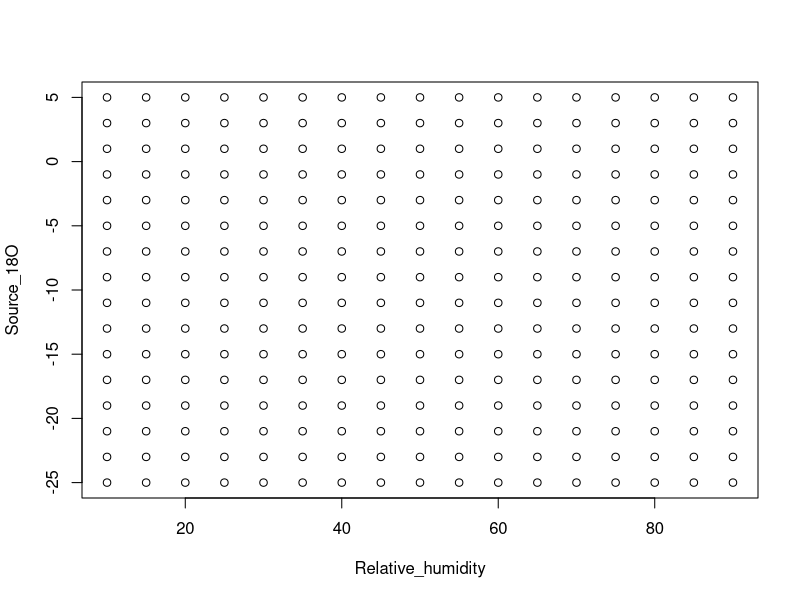
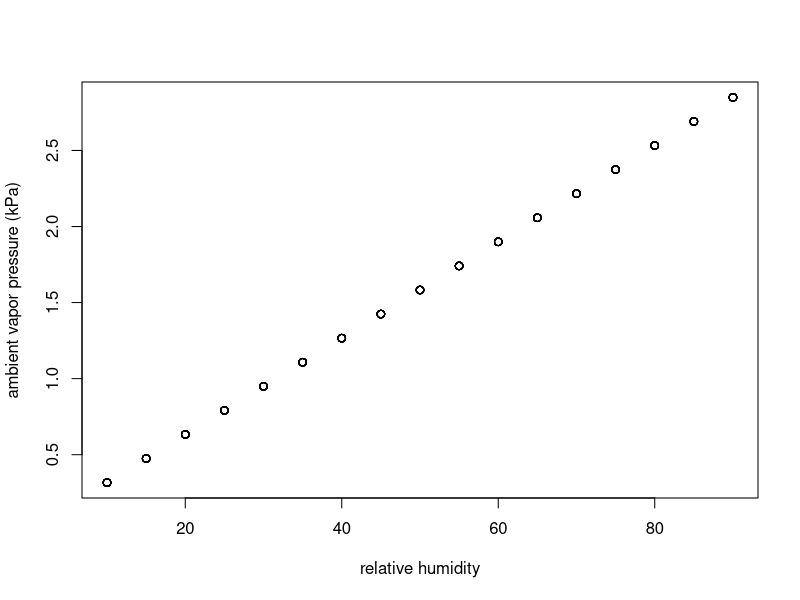
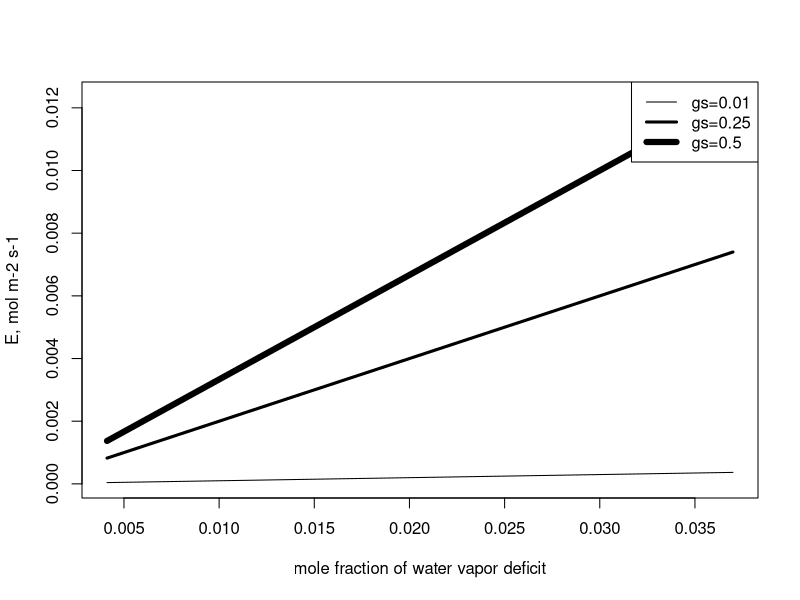
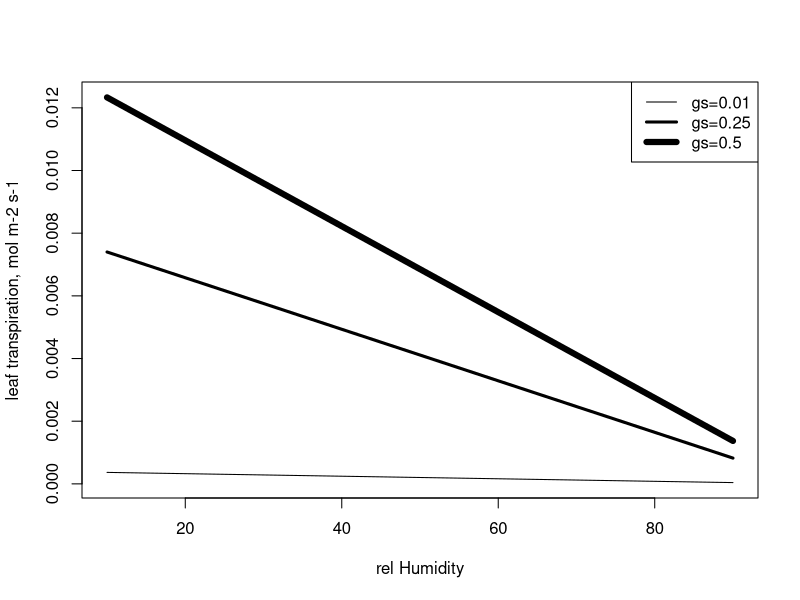
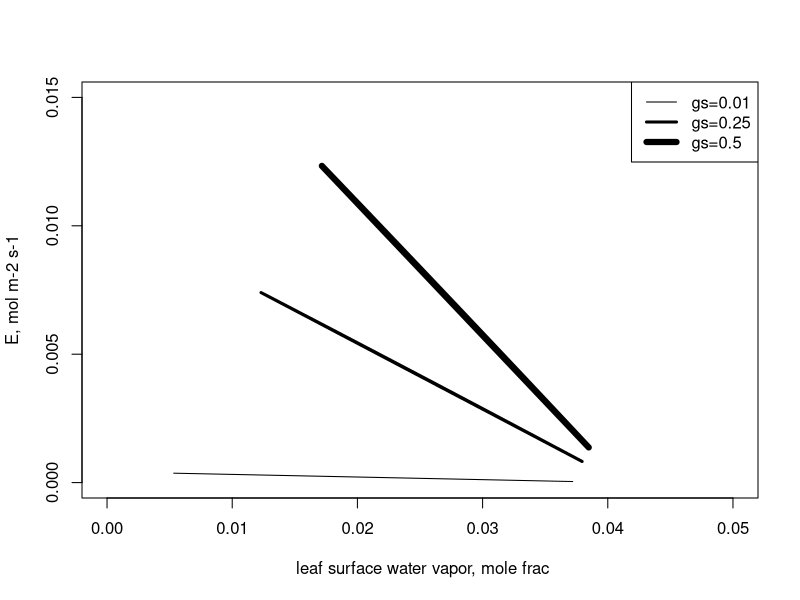
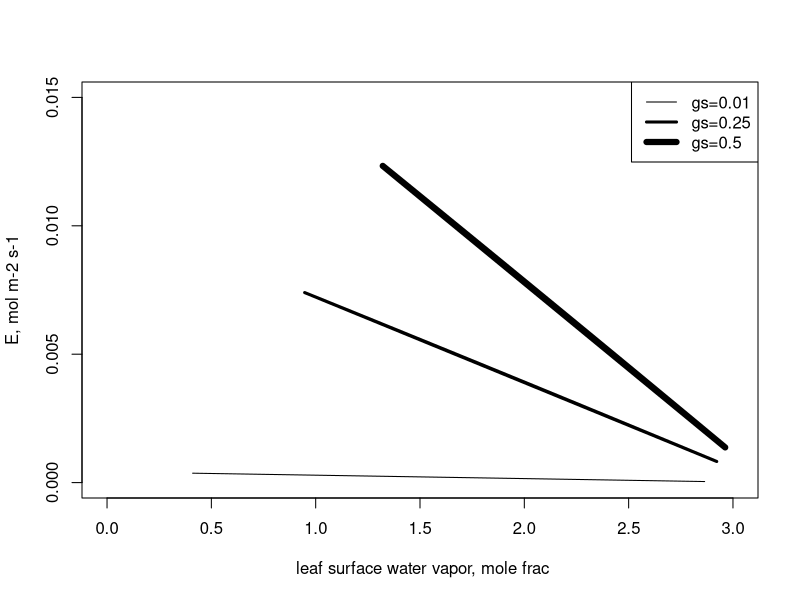

Write R code to recreate these figures, in order. (Note: this script raises an error after producing the figures.)
## ---- chunk 1
#library(dplyr)

relH <- seq(10, 90, by=5) # this is the vector of 17 different Relative humidities
water <-seq( -25, 5,by = 2) # this is the vector with  16 source water isotopic values.

RH_SOURCE <- merge(relH, water) # here we merge the two variables tofacilitate the calculations on each row of this object.

#Subset source water and RH combivations
Source_18O <- RH_SOURCE[,2]
Relative_humidity <- RH_SOURCE[,1]
## ---- chunk 2
plot(Relative_humidity, Source_18O)
## ---- chunk 3
# Constants -----------------
br <-1 # boundary layer resistance, considered reasonable value between 0.02 to 3    ak <- 1.0285	# alpha_kappa, Kinetic Fractionation 
akb <- 1.0189	# alpha_kappa_beta, Kinetic Fractionation boundary layer
rsmow <- 0.0020052 # Oxygen Isotope ratio from STANDARD	SMOV
epsilon_s <-27 # Autotrophic fractionation Sucrose	
epsilon_c <-27 # Autotrophic fractionation Cellulose
press_bar <-77 # barometric	pressure  (mmbar) This need to be changed for the pressure level
Ta <- 25 # In this exercise, we are using a constant temperature, air temp. (°C)  Assumption that Tleaf= Tair
## ---- chunk 4
water_vapor <-Source_18O +(-1*(1.137*(1000000/((Ta+273.15)^2))-0.4156*((1000/(Ta+273.15))-2.0667))) 

# "es" is the saturation vapor pressure (kPa) with air temp in this case at 25
es=(101325*exp((((-0.1299*(1-(373.16/(273.15 + Ta)))-0.6445)*
                   (1-(373.16/(273.15 + Ta)))-1.976)*(1-(373.16/(273.15 + Ta)))+13.3185)*(1-(373.16/(273.15 + Ta)))))/1000

# ea_v is the ambient vapor pressure (kPa)
RH_v <- RH_SOURCE[,1]
ea_v =(RH_v/100)*es
## ---- chunk 5
plot(RH_SOURCE[,1],ea_v, xlab = "relative humidity",ylab = "ambient vapor pressure (kPa)" )
## ---- chunk 6
# ei,  internal leaf vapor pressure (kPa) is es. ei=es,  because we assume that the vapor is saturated inside the leaf.
 ei=es

# g, total leaf conductance to water vapor (mol m-2 s-1) 
# this section is important becasue we are adding a new variable which we willl modify and add an other dimention to the sensitivity analysis,

gs <- c(0.01,0.25, 0.5)

#Total Conductance in mol
g = 1/(1/gs + 1/br) # or 1/(rs+rb)

# E_v_gs leaf transpiration (mol m-2 s-1) # barbour 2004
# this list contains 5 diferent combinations of gs  on a 16 different temperatures  for many RH and Source water.
E_v_gs <- list()
W_v_gs <- list() # dont know if we will use this

#this for loop will calculate the leaf transpiration and the W_v_gs for the 5 different gs
for(sto in 1:3){
  E_v_gs[[sto]]=((ei-ea_v)/press_bar)*g[sto] #(vpd*gs)=E
  W_v_gs[[sto]] <- ((ei-ea_v)/press_bar) # this is VPD? need to check on the units.
  }
# check the  structure of this new object.
str(E_v_gs)### list of model output based on 5 stomatal conductances,
## ---- chunk 7
plot(W_v_gs[[1]],E_v_gs[[1]],type="l", xlim = range(W_v_gs), range(E_v_gs),
     ylab="E, mol m-2 s-1", 
     xlab="mole fraction of water vapor deficit")
lines(W_v_gs[[2]],E_v_gs[[2]], lwd=3)
lines(W_v_gs[[3]],E_v_gs[[3]], lwd=6)

legend("topright", legend = c("gs=0.01","gs=0.25","gs=0.5" ), lwd = c(1,3,6))
## ---- chunk 8
plot(RH_SOURCE[,1],E_v_gs[[1]],type="l", xlim = c(10,90), range(E_v_gs), ylab="leaf transpiration, mol m-2 s-1", xlab="rel Humidity")
lines(RH_SOURCE[,1],E_v_gs[[2]], lwd=3)
lines(RH_SOURCE[,1],E_v_gs[[3]], lwd=6)
legend("topright", legend = c("gs=0.01","gs=0.25","gs=0.5" ), lwd = c(1,3,6))
## ---- chunk 9
wi=ei/press_bar #wi,  leaf water vapor, mole fraction
wa_v= ea_v/press_bar #wa, ambient water vapor, mole fraction


# ws_v_gs, leaf surface water vapor, mole frac Roden 2000, Ball (1987),
# this list contains 5 diferent combinations of gs for many RH and Source waters.

ws_v_gs <- list()
for(sto in 1:3){
  ws_v_gs[[sto]] =((gs[[sto]]*wi)-E_v_gs[[sto]]*(1-wi/2))/(gs[[sto]] - E_v_gs[[sto]]/2)

}
## ---- chunk 10
###  

plot(ws_v_gs[[1]],E_v_gs[[1]],type="l", xlim = c(0,0.05), ylim=c(0,0.015), ylab="E, mol m-2 s-1", xlab=" leaf surface water vapor, mole frac")
lines(ws_v_gs[[2]],E_v_gs[[2]], lwd=3)
lines(ws_v_gs[[3]],E_v_gs[[3]], lwd=6)

legend("topright", legend = c("gs=0.01","gs=0.25","gs=0.5" ), lwd = c(1,3,6))
## ---- chunk 11
# es vapor pressure at leaf surface (kPa)
esl_v_gs <- list()
for(sto in 1:3){
  esl_v_gs[[sto]]=ws_v_gs[[sto]]*press_bar
  }

plot(esl_v_gs[[1]],E_v_gs[[1]],type="l", xlim = c(0,3), ylim=c(0,0.015), ylab="E, mol m-2 s-1", xlab=" leaf surface water vapor, mole frac")
lines(esl_v_gs[[2]],E_v_gs[[2]], lwd=3)
lines(esl_v_gs[[3]],E_v_gs[[3]], lwd=6)

legend("topright", legend = c("gs=0.01","gs=0.25","gs=0.5" ), lwd = c(1,3,6))
## ---- chunk 12
# a*  **equilibrium fractionation at leaf temperature  
# The equilibrium fractionation factor, a* is temperature dependent 
# (see Majoube, 1971, J. Chim. Phys. 58:1423-1436), thus,
alpha_star =exp((1.137*1000/(273.15+Ta)^2)-(0.4156/(273.15+Ta))-0.0020667)

#R source O  isotope ratio, source water conversion to R notation
Rsource= rsmow*(1+Source_18O/1000)

#Ratm  Oxy  isotope ratio, atmosph  water vapor
Ratm= rsmow*(1+water_vapor/1000)

#R leaf model Oxyg  isotope ratio, leaf water GC
#### Leaf water enrichment  with diferent RH, Soueces and gs

Rleaf_v_gs <- list()
for(sto in 1:3){
  Rleaf_v_gs[[sto]] <- alpha_star*((ak*Rsource*
                              ((ei-esl_v_gs[[sto]])/ei))+
                             (akb*Rsource*(esl_v_gs[[sto]]-ea_v)/ei)+
                             (Ratm*ea_v/ei))
  }
## ---- chunk 13
#d18O leaf with CG so 3 Stomatal conductances  
#### Leaf water enrichment  with diferent RH, Soueces and GS
d18OL_gs <- list()
for(sto in 1:3){
  d18OL_gs[[sto]]=((Rleaf_v_gs[[sto]]/rsmow)-1)*1000 
}
## ---- chunk 14
plot(esl_v_gs[[1]][1:17],d18OL_gs[[1]][1:17],type="p", xlim = c(0,4), ylab="leaf water GC", xlab="vapor pressure at leaf surface (kPa)")
points(esl_v_gs[[2]][1:17],d18OL_gs[[2]][1:17], lwd=3)
points(esl_v_gs[[3]][1:17],d18OL_gs[[3]][1:17], lwd=6)

legend("topright", legend = c("gs=0.01","gs=0.25","gs=0.5" ), lwd = c(1,3,6))
## ---- chunk 15
## Plot with different source waters
# [1:13] is all RHs and  with source water of -25
plot(RH_v[1:17], d18OL_gs[[1]][1:17], type="l", ylim = c(-30,10))
lines(RH_v[1:17], d18OL_gs[[2]][1:17], lwd=3)
lines(RH_v[1:17], d18OL_gs[[3]][1:17], lwd=6)

legend("topright", legend = c("gs=0.01","gs=0.25","gs=0.5" ), lwd = c(1,3,6))
## ---- chunk 16

# Craig_Gordon model with different PEX
## on to the cellulose synthesis

F_0 <- c(0.33,0.42,0.55) # variable percentage of Exchage during Cellulose Synthesis
# here a double loop
d18O_cellulose <- list()
for(sto in 1:3){
  d18Oc_F_0 <- list()
  for (pe in 1:3){ # variable percentage of Exchage during Cellulose Synthesis
    d18Oc_F_0[[pe]] <- F_0[[pe]]*(Source_18O + epsilon_c) + (1 - F_0[[pe]]) * (d18OL_gs[[sto]]+ epsilon_c) 
  }
  names(d18Oc_F_0) <- c("gs=0.01","gs=0.25","gs=0.5" )
d18O_cellulose[[sto]] <- d18Oc_F_0
}
names(d18O_cellulose) <- c("fo=0.33","fo=0.42","fo=0.55" )
str(d18O_cellulose)  # here we see we just generate a list of 3 stomatal conductance variations and in each of those 3 diferent outputs using different Percentage of exchange during cellulose sinthesisi.

## ---- chunk 17

## set the fraction of the vector we liket to plot  
source1 <- RH_SOURCE[,2]==-25 # in this case we select the  positions  that  have a sorce water of -25 
source2 <- RH_SOURCE[,2]==1# in this case we select the  positions  that  have a sorce water of 1 


plot(RH_SOURCE[,1][source2],d18O_cellulose[["fo=0.55"]][["gs=0.01"]][source2], xlim =range(RH_SOURCE[,1]), ylim =range(unlist(d18O_cellulose)),  pch=19, xlab = "RH", ylab = "d18O") 

  points(RH_SOURCE[,1][source2],d18O_cellulose[["fo=0.55"]][["gs=0.25"]][source2], pch=2)
  points(RH_SOURCE[,1][source2],d18O_cellulose[["fo=0.55"]][["gs=0.5"]][source2])
  
  
  points(RH_SOURCE[,1][source2],d18O_cellulose[["fo=0.33"]][["gs=0.01"]][source2],  pch=19, col="red" )
  points(RH_SOURCE[,1][source2],d18O_cellulose[["fo=0.33"]][["gs=0.25"]][source2], pch=2, col="red" )
  points(RH_SOURCE[,1][source2],d18O_cellulose[["fo=0.33"]][["gs=0.5"]][source2], col="red" )

  points(RH_SOURCE[,1][source2],d18O_cellulose[["fo=0.42"]][["gs=0.01"]][source2],  pch=19, col="blue" )
  points(RH_SOURCE[,1][source2],d18O_cellulose[["fo=0.42"]][["gs=0.25"]][source2], pch=2, col="blue" )
  points(RH_SOURCE[,1][source2],d18O_cellulose[["fo=0.42"]][["gs=0.5"]][source2], col="blue" )

  points(RH_SOURCE[,1][source1],d18O_cellulose[["fo=0.55"]][["gs=0.01"]][source1],  pch=19, col="red" )
  points(RH_SOURCE[,1][source1],d18O_cellulose[["fo=0.55"]][["gs=0.25"]][source1], pch=2)
  points(RH_SOURCE[,1][source1],d18O_cellulose[["fo=0.55"]][["gs=0.5"]][source1])
  
  points(RH_SOURCE[,1][source1],d18O_cellulose[["fo=0.33"]][["gs=0.01"]][source1],  pch=19, col="red" )
  points(RH_SOURCE[,1][source1],d18O_cellulose[["fo=0.33"]][["gs=0.25"]][source1], pch=2, col="red" )
  points(RH_SOURCE[,1][source1],d18O_cellulose[["fo=0.33"]][["gs=0.5"]][source1], col="red" )

  points(RH_SOURCE[,1][source1],d18O_cellulose[["fo=0.42"]][["gs=0.01"]][source1],  pch=19, col="blue" )
  points(RH_SOURCE[,1][source1],d18O_cellulose[["fo=0.42"]][["gs=0.25"]][source1], pch=2, col="blue" )
  points(RH_SOURCE[,1][source1],d18O_cellulose[["fo=0.42"]][["gs=0.5"]][source1], col="blue" )
  
  
## ---- chunk 18
RH1 <- RH_SOURCE[,1]== 10 # in this case we select the  positions  that  have a sorce water of -25 
RH2 <- RH_SOURCE[,1]==90# in this case we select the  positions  that  have a sorce water of 1 


plot(RH_SOURCE[,2][RH2],d18O_cellulose[["fo=0.55"]][["gs=0.01"]][RH2], xlim =range(RH_SOURCE[,2]), ylim =range(unlist(d18O_cellulose)),  pch=19, xlab = "Source water", ylab = "d18O") 
  points(RH_SOURCE[,2][RH2],d18O_cellulose[["fo=0.55"]][["gs=0.25"]][RH2], pch=2)
  points(RH_SOURCE[,2][RH2],d18O_cellulose[["fo=0.55"]][["gs=0.5"]][RH2])
  
  
  points(RH_SOURCE[,2][RH2],d18O_cellulose[["fo=0.33"]][["gs=0.01"]][RH2],  pch=19, col="red" )
  points(RH_SOURCE[,2][RH2],d18O_cellulose[["fo=0.33"]][["gs=0.25"]][RH2], pch=2, col="red" )
  points(RH_SOURCE[,2][RH2],d18O_cellulose[["fo=0.33"]][["gs=0.5"]][RH2], col="red" )

  points(RH_SOURCE[,2][RH2],d18O_cellulose[["fo=0.42"]][["gs=0.01"]][RH2],  pch=19, col="blue" )
  points(RH_SOURCE[,2][RH2],d18O_cellulose[["fo=0.42"]][["gs=0.25"]][RH2], pch=2, col="blue" )
  points(RH_SOURCE[,2][RH2],d18O_cellulose[["fo=0.42"]][["gs=0.5"]][RH2], col="blue" )
  

  points(RH_SOURCE[,2][RH1],d18O_cellulose[["fo=0.55"]][["gs=0.01"]][RH1],  pch=19, col="red" )
  points(RH_SOURCE[,2][RH1],d18O_cellulose[["fo=0.55"]][["gs=0.25"]][RH1], pch=2)
  points(RH_SOURCE[,2][RH1],d18O_cellulose[["fo=0.55"]][["gs=0.5"]][RH1])
  
  
  points(RH_SOURCE[,2][RH1],d18O_cellulose[["fo=0.33"]][["gs=0.01"]][RH1],  pch=19, col="red" )
  points(RH_SOURCE[,2][RH1],d18O_cellulose[["fo=0.33"]][["gs=0.25"]][RH1], pch=2, col="red" )
  points(RH_SOURCE[,2][RH1],d18O_cellulose[["fo=0.33"]][["gs=0.5"]][RH1], col="red" )

  points(RH_SOURCE[,2][RH1],d18O_cellulose[["fo=0.42"]][["gs=0.01"]][RH1],  pch=19, col="blue" )
  points(RH_SOURCE[,2][RH1],d18O_cellulose[["fo=0.42"]][["gs=0.25"]][RH1], pch=2, col="blue" )
  points(RH_SOURCE[,2][RH1],d18O_cellulose[["fo=0.42"]][["gs=0.5"]][RH1], col="blue" )
  
  
## ---- chunk 19
#generation of the 9 matrices with 17 different Realtive by 16 different waters

d18O__fo0.55_gs0.01 <- matrix (d18O_cellulose[["fo=0.55"]][["gs=0.01"]], nrow = 17, ncol = 16, byrow = F, dimnames = list(as.character(relH),as.character(water)))
d18O__fo0.55_gs0.25 <- matrix (d18O_cellulose[["fo=0.55"]][["gs=0.25"]], nrow = 17, ncol = 16, byrow = F, dimnames = list(as.character(relH),as.character(water)))
d18O__fo0.55_gs0.5 <- matrix (d18O_cellulose[["fo=0.55"]][["gs=0.5"]], nrow = 17, ncol = 16, byrow = F, dimnames = list(as.character(relH),as.character(water)))

d18O__fo0.33_gs0.01 <- matrix (d18O_cellulose[["fo=0.33"]][["gs=0.01"]], nrow = 17, ncol = 16, byrow = F, dimnames = list(as.character(relH),as.character(water)))
d18O__fo0.33_gs0.25 <- matrix (d18O_cellulose[["fo=0.33"]][["gs=0.25"]], nrow = 17, ncol = 16, byrow = F, dimnames = list(as.character(relH),as.character(water)))
d18O__fo0.33_gs0.5 <- matrix (d18O_cellulose[["fo=0.33"]][["gs=0.5"]], nrow = 17, ncol = 16, byrow = F, dimnames = list(as.character(relH),as.character(water)))

d18O__fo0.42_gs0.01 <-matrix ( d18O_cellulose[["fo=0.42"]][["gs=0.01"]], nrow = 17, ncol = 16, byrow = F, dimnames = list(as.character(relH),as.character(water)))
d18O__fo0.42_gs0.25 <- matrix (d18O_cellulose[["fo=0.42"]][["gs=0.25"]], nrow = 17, ncol = 16, byrow = F, dimnames = list(as.character(relH),as.character(water)))
d18O__fo0.42_gs0.5 <- matrix (d18O_cellulose[["fo=0.42"]][["gs=0.5"]], nrow = 17, ncol = 16, byrow = F, dimnames = list(as.character(relH),as.character(water)))

COLIS <- colorRampPalette(colors = c("red", "blue", "black"))


## ---- chunk 20

col_panel <- COLIS(10)
range_limits <- range(unlist(d18O_cellulose))

layout(mat = matrix(1:9,nrow = 3, ncol = 3, byrow = T), widths = 1, heights = 1, respect = T)
par(mar=c(4,4,0.1,0.1))

image(x = water, y = relH, z = t(d18O__fo0.33_gs0.01),col = col_panel, zlim = range_limits)
image(x = water, y = relH, z = t(d18O__fo0.33_gs0.25),col = col_panel, zlim = range_limits)
image(x = water, y = relH, z = t(d18O__fo0.33_gs0.5),col = col_panel, zlim = range_limits)
image(x = water, y = relH, z = t(d18O__fo0.42_gs0.01),col = col_panel, zlim = range_limits)
image(x = water, y = relH, z = t(d18O__fo0.42_gs0.25),col = col_panel, zlim = range_limits)
image(x = water, y = relH, z = t(d18O__fo0.42_gs0.5),col = col_panel, zlim = range_limits)
image(x = water, y = relH, z = t(d18O__fo0.55_gs0.01),col = col_panel, zlim = range_limits)
image(x = water, y = relH, z = t(d18O__fo0.55_gs0.25),col = col_panel, zlim = range_limits)
image(x = water, y = relH, z = t(d18O__fo0.55_gs0.5),col = col_panel, zlim = range_limits)
## ---- chunk 21
# hint. Imagine a  box that covers the rage given. Then you can precisely estimate the potential rage in d18O by using the slopes between the variables and d18O in cellulose and calculate the range of variation between the given range of environmental conditions.


## ---- chunk 22
